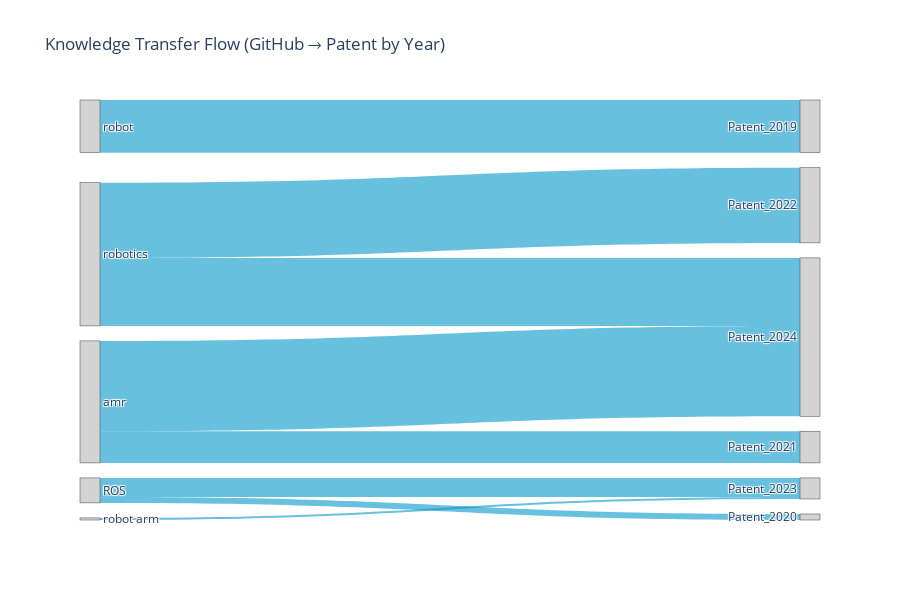

The notebook cell this image was saved under:
### Code cell
patent_year_data = pd.DataFrame({
    "keyword": ["ROS", "ROS", "amr", "amr", "robot", "robotics", "robot arm", "robotics"],
    "year": [2020, 2023, 2021, 2024, 2019, 2022, 2023, 2024],
    "count": [40, 126, 210, 601, 350, 500, 14, 452]
})

# 연도별 노드 생성
keywords = sorted(patent_year_data["keyword"].unique())
years = sorted(patent_year_data["year"].unique())
nodes = keywords + [f"Patent_{y}" for y in years]

# 노드 인덱스 매핑
node_indices = {name: i for i, name in enumerate(nodes)}

# 링크 정보 구성
sources = []
targets = []
values = []

for _, row in patent_year_data.iterrows():
    src = node_indices[row["keyword"]]
    tgt = node_indices[f"Patent_{row['year']}"]
    sources.append(src)
    targets.append(tgt)
    values.append(row["count"])

# Sankey 그래프 생성
fig = go.Figure(data=[go.Sankey(
    node=dict(
        label=nodes,
        pad=15,
        thickness=20,
        color="lightgray"
    ),
    link=dict(
        source=sources,
        target=targets,
        value=values,
        color="rgba(0,150,200,0.6)"
    )
)])

fig.update_layout(
    title_text="Knowledge Transfer Flow (GitHub → Patent by Year)",
    font_size=12,
    height=600
)
fig.show()

### Figure 1 — Plotly figure (JSON) as saved in the notebook; plotly's stock layout.template omitted (floating-point values rounded to 4 significant figures)
{"data": [{"link": {"color": "rgba(0,150,200,0.6)", "source": [0, 0, 1, 1, 2, 4, 3, 4], "target": [6, 9, 7, 10, 5, 8, 9, 10], "value": [40, 126, 210, 601, 350, 500, 14, 452]}, "node": {"color": "lightgray", "label": ["ROS", "amr", "robot", "robot arm", "robotics", "Patent_2019", "Patent_2020", "Patent_2021", "Patent_2022", "Patent_2023", "Patent_2024"], "pad": 15, "thickness": 20}, "type": "sankey"}], "layout": {"font": {"size": 12}, "height": 600, "title": {"text": "Knowledge Transfer Flow (GitHub → Patent by Year)"}}}
